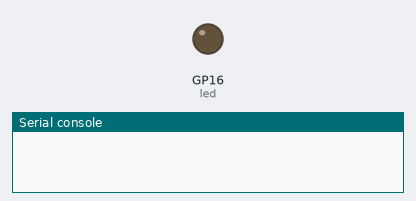
Recording of a program running on a simulated Raspberry Pi Pico running MicroPython. Shown: output pins drawn as LEDs (lit = HIGH), the last lines printed to the serial console.

Above: at 0.1 s.
At 2.1 s:
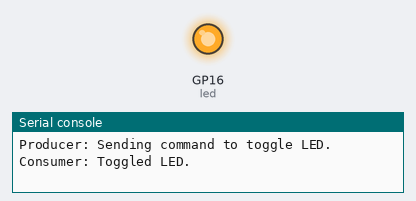
Timing chart, 0 to 3.6 s (numbered marks = the images above):
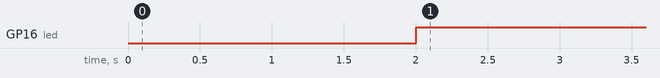

The program:

S33_Mailbox_Queues.py
```python
# File: main.py
# Author: Armstrong Subero
# Platform: Raspberry Pi Pico (RP2040) with MicroPython
# Program: S33_Mailbox_Queue
# Interpreter: MicroPython (latest version)
# Program Version: 1.0
#
# Program Description: This program allows the Raspberry Pi Pico to
#                      demonstrate use of async and await with a
#                      message Queue "mailbox", we use a list and
#                      asyncio.Lock to manage access to do intertask
#                      communication
#
# Hardware Description: An LED is connected via 1k resistors to GP16
#
# Created: August 23rd, 2024, 11:36 AM
# Last Updated: August 23rd, 2024, 11:36 AM

import uasyncio as asyncio
from machine import Pin

# Define GPIO pins for LEDs
LED_PIN = 16

# Set up the LED as an output pin
led = Pin(LED_PIN, Pin.OUT)

class SimpleQueue:
    def __init__(self):
        self._queue = []
        self._lock = asyncio.Lock()

    async def put(self, item):
        async with self._lock:
            self._queue.append(item)

    async def get(self):
        async with self._lock:
            if not self._queue:
                await asyncio.sleep(0)  # Yield control to allow other tasks to run
            return self._queue.pop(0) if self._queue else None

async def producer(queue):
    """Coroutine that sends messages (commands) to the mailbox (queue)."""
    while True:
        await asyncio.sleep(2)  # Simulate some work
        command = "toggle"
        print("Producer: Sending command to toggle LED.")
        await queue.put(command)  # Send a message (command) to the mailbox

async def consumer(queue):
    """Coroutine that receives messages (commands) from the mailbox (queue)."""
    while True:
        command = await queue.get()  # Wait for a message from the mailbox
        if command == "toggle":
            led.toggle()  # Perform the action (toggle the LED)
            print("Consumer: Toggled LED.")
        await asyncio.sleep(0)  # Yield control

async def main():
    # Create a simple queue (mailbox)
    mailbox = SimpleQueue()

    # Run the producer and consumer coroutines
    await asyncio.gather(producer(mailbox), consumer(mailbox))

# Run the main function
asyncio.run(main())
```

Measured:
- by itself, GP16 (led): LOW → HIGH at 2.0 s
